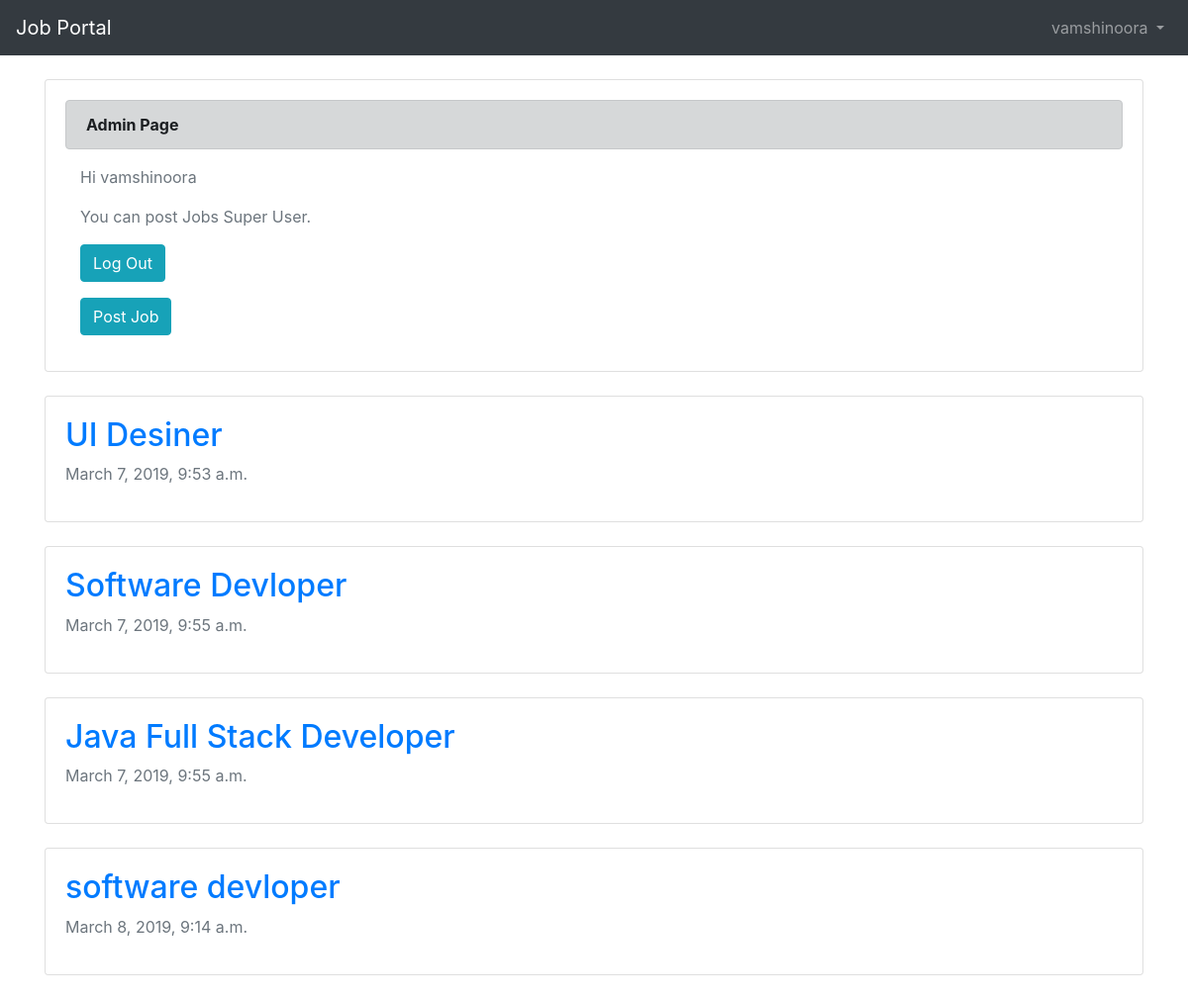
Page / (signed in) on the committed database.
### users/models.py (models this page shows)
class CustomUser(AbstractUser):
    passing_year = models.PositiveIntegerField(default=2019)

### jobslist/models.py (models this page shows, shortened)
class JobsModel(models.Model):
    JobTitle = models.CharField(max_length=50, null=False, blank=False)
    Company = models.CharField(max_length=20, null=False, blank=False)
    DateAdded = models.DateTimeField(auto_now=True)
    Requirements = models.CharField(max_length=50, null=False, blank=False)
    Experiecne = models.IntegerField(default=0,
                                     validators=[MinValueValidator(0), MaxValueValidator(4)])
    Salary = models.IntegerField(default=150000,
                                 validators=[MinValueValidator(150000), MaxValueValidator(1300000)])
    Description = models.TextField()
    HrMail = models.EmailField(max_length=30)

### jobslist/views.py (the view)
# urls.py: path('', HomePageView.as_view(), name='home')
class HomePageView(LoginRequiredMixin, ListView):
    login_url = '/users/login/'
    redirect_field_name = 'login'
    model = JobsModel
    template_name = 'home.html'
    context_object_name = 'jobs_list'

### templates/home.html (shortened to what this page needs)
{% extends 'base.html' %}
{% block content %}
 <div class="card bg-#eee text-white">
  <div class="card-body">
{% if user.is_authenticated %}
       {% if user.is_superuser %}
<div class="alert alert-dark" style="height: 50px;>
      <h1 class="text-body"><strong>Admin Page</strong></h1>
  </div>
{% else %}
    <div class="alert alert-dark" style="height: 50px;>
      <h1 class="text-body"><strong>User Details</strong></h1>
  </div>
  {% endif %}
<div class="container">
    <p class="text-muted"> Hi {{user.username }}</p>
  {% if user.is_superuser %}
    <p class="text-muted">You can post Jobs Super User.</p>
  {% endif %}
  <p><a href="{% url 'logout' %}" class="btn btn-info" role="button">Log Out</a></p>
    {% if user.is_superuser %}
    <div class="row">
    <div class="col-sm-10" >
        <p><a href="{% url 'jobcreate' %}" class="btn btn-info" role="button">Post Job</a></p>
    </div>
  </div>
     {% endif %}
</div>
    </div>
     </div>
  <br>
</div>
  {% for post in jobs_list %}
<div class="container">
  <div class="card bg-#eee text-white">
  <div class="card-body">
    <h2><a href="{% url 'jbdetail' post.pk%}" >{{post.JobTitle}}</a></h2>
    <p class="text-muted" > <span>{{post.DateAdded}}</span> </p>
  </div>
     </div>
  <br>
</div>
  {% endfor %}
{% else %}
  <p>You are not logged in</p>
  <a href="{% url 'login' %}">Log In</a> | <a href="{% url 'signup' %}">Sign Up</a>
{% endif %}
{% endblock content %}

### templates/base.html (shortened to what this page needs)
<!DOCTYPE html>
<html lang="en" dir="ltr">
  <head>
    <link href="https://stackpath.bootstrapcdn.com/bootstrap/4.3.1/css/bootstrap.min.css" rel="stylesheet">
  </head>
  <body>
    <nav class="navbar navbar-expand-md navbar-dark bg-dark mb-􏰆">
    <a class="navbar-brand" href="{% url 'home' %}">Job Portal</a>
  <div class="collapse navbar-collapse" id="navbarCollapse">
    {% if user.is_authenticated %}
      <ul class="navbar-nav ml-auto">
        <li class="nav-item">
          <a class="nav-link dropdown-toggle" href="#" id="userMenu"
            data-toggle="dropdown" aria-haspopup="true"
            aria-expanded="false">
            {{ user.username }}
          </a>
        </li>
      </ul>
    {% else %}
      <form class="form-inline ml-auto">
        <a href="{% url 'login' %}" class="btn btn-outline-secondary"> Log In</a>&nbsp;
        <a href="{% url 'signup' %}" class="btn btn-primary ml-􏰀">Sign up</a>
      </form>
    {% endif %}
  </div>
</nav>
<div class="container">
    {% block content %}
{% endblock content %} </div>
</body>

### rows in the picture
CustomUser: username "vamshinoora"
JobsModel: JobTitle "UI Desiner", DateAdded "March 7, 2019, 9:53 a.m."
JobsModel: JobTitle "Software Devloper", DateAdded "March 7, 2019, 9:55 a.m."
JobsModel: JobTitle "Java Full Stack Developer", DateAdded "March 7, 2019, 9:55 a.m."
JobsModel: JobTitle "software devloper", DateAdded "March 8, 2019, 9:14 a.m."
